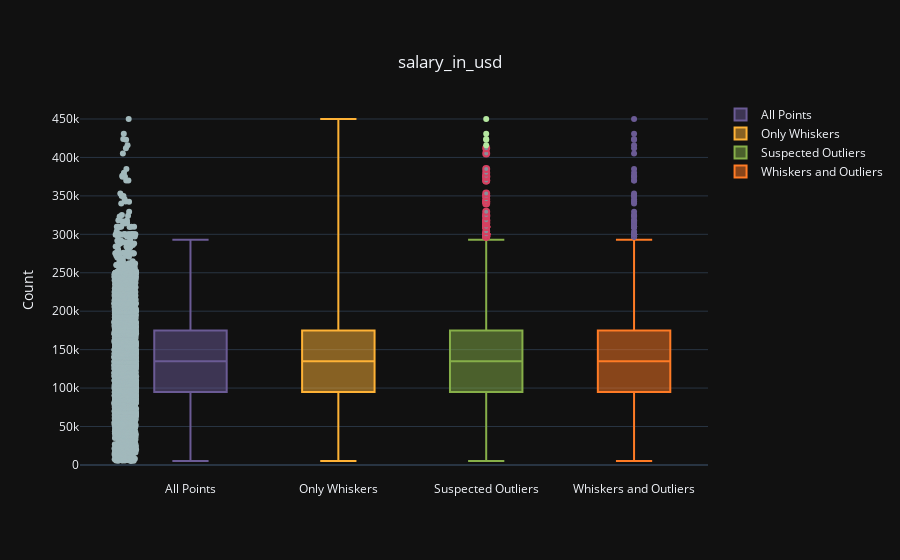

Notebook code cell kept with this figure:
### Code cell
import pandas as pd
from plotly import graph_objects as go 
from plotly.offline import init_notebook_mode, iplot
init_notebook_mode(connected = True)

df=pd.read_csv('ds_salaries.csv')

def detect_outliers(df, num_var): 
    trace0 = go.Box(
        y = df[num_var],
        name = "All Points",
        jitter = 0.3,
        pointpos = -1.8,
        boxpoints = 'all',
        marker = dict(
            color = '#a2b9bc'),
        line = dict(
            color = '#6b5b95')
    )

    trace1 = go.Box(
        y = df[num_var],
        name = "Only Whiskers",
        boxpoints = False,
        marker = dict(
            color = '#b2ad7f'),
        line = dict(
            color = '#feb236')
    )

    trace2 = go.Box(
        y = df[num_var],
        name = "Suspected Outliers",
        boxpoints = 'suspectedoutliers',
        marker = dict(
            color = '#b5e7a0',
            outliercolor = '#878f99',
            line = dict(
                outliercolor = '#d64161',
                outlierwidth = 2)),
        line = dict(
            color = '#86af49')
    )

    trace3 = go.Box(
        y = df[num_var],
        name = "Whiskers and Outliers",
        boxpoints = 'outliers',
        marker = dict(
            color = '#6b5b95'),
        line = dict(
            color = '#ff7b25')
    )

    data = [trace0,trace1,trace2,trace3]

    layout = go.Layout(
        title = "{} Outliers".format(num_var)
    )
    
    layout = go.Layout(title={'text': num_var,
                         'y':0.9,
                         'x':0.5,
                         'xanchor':'center',
                         'yanchor':'top'},
                         barmode='overlay',
                         yaxis=dict(title='Count'),
                         template = 'plotly_dark')

    fig = go.Figure(data=data,layout=layout)
    
    iplot(fig)
    
detect_outliers(df, "salary_in_usd")

### Figure 1 — Plotly figure (JSON) as saved in the notebook; plotly's stock layout.template omitted (floating-point values rounded to 4 significant figures; data arrays with more than 128 entries replaced by an {"elided": "..."} marker saying what was removed)
{"data": [{"boxpoints": "all", "jitter": 0.3, "line": {"color": "#6b5b95"}, "marker": {"color": "#a2b9bc"}, "name": "All Points", "pointpos": -1.8, "type": "box", "y": {"elided": "3755 int values"}}, {"boxpoints": false, "line": {"color": "#feb236"}, "marker": {"color": "#b2ad7f"}, "name": "Only Whiskers", "type": "box", "y": {"elided": "3755 int values"}}, {"boxpoints": "suspectedoutliers", "line": {"color": "#86af49"}, "marker": {"color": "#b5e7a0", "line": {"outliercolor": "#d64161", "outlierwidth": 2}, "outliercolor": "#878f99"}, "name": "Suspected Outliers", "type": "box", "y": {"elided": "3755 int values"}}, {"boxpoints": "outliers", "line": {"color": "#ff7b25"}, "marker": {"color": "#6b5b95"}, "name": "Whiskers and Outliers", "type": "box", "y": {"elided": "3755 int values"}}], "layout": {"autosize": true, "barmode": "overlay", "title": {"text": "salary_in_usd", "x": 0.5, "xanchor": "center", "y": 0.9, "yanchor": "top"}, "xaxis": {"autorange": true, "range": [-0.7469, 3.5], "type": "category"}, "yaxis": {"autorange": true, "range": [-19580.0, 474700.0], "title": {"text": "Count"}, "type": "linear"}}}
